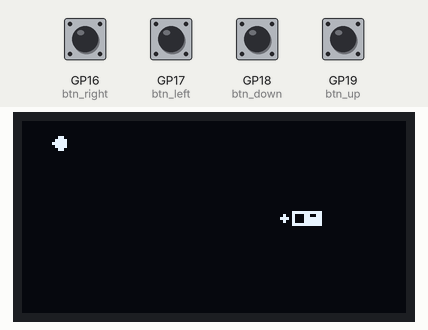
This program was run on a simulated Raspberry Pi Pico running MicroPython. On the bench: 128×64 one-colour display. The test bench sets the inputs (shaded band); at power-on: GP16 (btn_right), GP17 (btn_left), GP18 (btn_down), GP19 (btn_up) HIGH. Random numbers come from a fixed seed.

Above: at 1.2 s.
1.3 s: GP16 (btn_right) pulled LOW for 0.2 s
At 1.53 s:
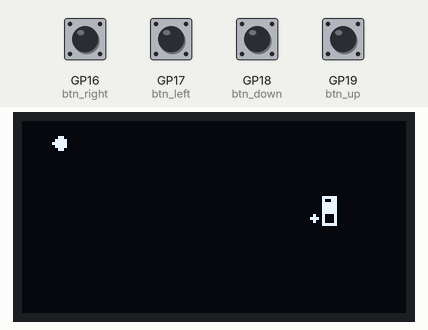
3.0 s: GP18 (btn_down) pulled LOW for 0.2 s
At 3.28 s:
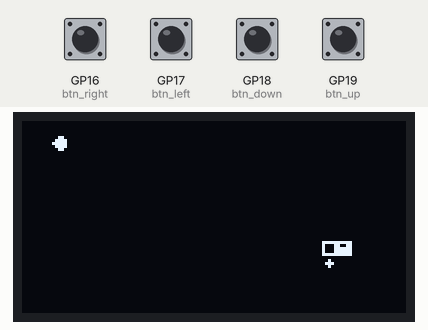
4.7 s: GP17 (btn_left) pulled LOW for 0.2 s
At 4.85 s:
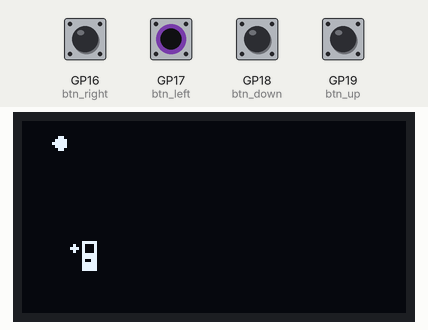
6.4 s: GP19 (btn_up) pulled LOW for 0.2 s
At 6.6 s:
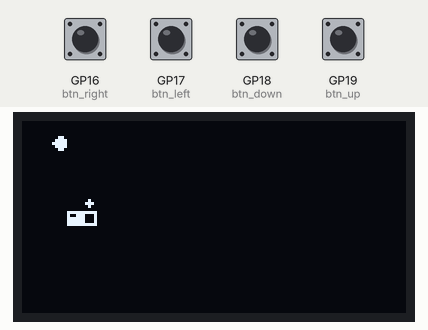
8.1 s: GP16 (btn_right) pulled LOW for 1 s
At 8.35 s:
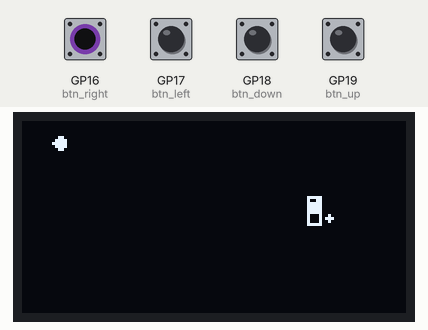
10.6 s: GP18 (btn_down) pulled LOW for 1 s
At 10.8 s:
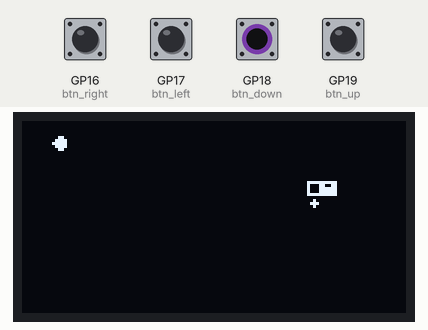

The program:

snake.py
```python
from machine import Pin, I2C, Timer
import ssd1306
import time
import urandom
import sys


# Initialize I2C and OLED
i2c = I2C(0, scl=Pin(21), sda=Pin(20))
oled = ssd1306.SSD1306_I2C(128, 64, i2c)

# Button setup
btn_left = Pin(17, Pin.IN, Pin.PULL_UP)
btn_right = Pin(16, Pin.IN, Pin.PULL_UP)
btn_up = Pin(19, Pin.IN, Pin.PULL_UP)
btn_down = Pin(18, Pin.IN, Pin.PULL_UP)

# Constants
WIDTH, HEIGHT = 128, 64
GRID_SIZE = 5
COLS = (WIDTH // GRID_SIZE)  # Now COLS = 31
ROWS = HEIGHT // GRID_SIZE
# --- Speed parameters -------------------------------------------------------
INITIAL_DELAY   = 0.15   # starting “tick” length  (seconds)
DELAY_STEP      = 0.005   # how much to shave off after every apple
MIN_DELAY       = 0.04   # don’t let it get faster than this
# ---------------------------------------------------------------------------
# Snake state
start_x = COLS // 2
start_y = ROWS // 2
snake = [(start_x, start_y), (start_x - 1, start_y), (start_x - 2, start_y)]
direction = (1, 0)  # initially moving right
food = (urandom.getrandbits(5) % COLS, urandom.getrandbits(5) % ROWS)
game_over = False

def draw_circle(x0, y0, r):
    for y in range(-r, r+1):
        for x in range(-r, r+1):
            if x*x + y*y <= r*r:
                oled.pixel(x0 + x, y0 + y, 1)
apple_bitmap = [
    "00110",
    "01111",
    "11111",
    "01111",
    "00110",
]

def draw_apple(x, y):
    # Convert grid coords to pixel coords with left offset
    px = x * GRID_SIZE
    py = y * GRID_SIZE

    for j, row in enumerate(apple_bitmap):
        for i, pixel in enumerate(row):
            if pixel == "1":
                # Bounds check just in case
                if 0 <= px + i < WIDTH and 0 <= py + j < HEIGHT:
                    oled.pixel(px + i, py + j, 1)
def draw_snake():
    for i, segment in enumerate(snake):
        x, y = segment
        px, py = x * GRID_SIZE, y * GRID_SIZE

        if i == 0:
            # Head with eyes
            oled.fill_rect(px, py, GRID_SIZE, GRID_SIZE, 1)
            oled.pixel(px + 1, py + 1, 0)  # Left eye
            oled.pixel(px + 2, py + 1, 0)  # Right eye
        elif i == len(snake) - 1:
            # Tail - round or dot
            draw_circle(px + GRID_SIZE // 2, py + GRID_SIZE // 2, GRID_SIZE // 2 - 1)
        else:
            # Body
            if i % 2 == 0:
                oled.fill_rect(px, py, GRID_SIZE, GRID_SIZE, 1)
            else:
                oled.rect(px, py, GRID_SIZE, GRID_SIZE, 1)

def wrap(pos):
    x, y = pos
    return (x % COLS, y % ROWS)

def update_snake():
    global food, game_over, step_delay
    head_x, head_y = snake[0]
    dx, dy = direction
    new_head = wrap((head_x + dx, head_y + dy))

    if new_head in snake:
        game_over = True
        return

    snake.insert(0, new_head)

    # ‑‑‑ Check for apple ‑‑‑
    if new_head == food:
        # place new apple at a free spot
        while True:
            food = (urandom.getrandbits(5) % COLS, urandom.getrandbits(5) % ROWS)
            if food not in snake:
                break

        # speed‑up
        step_delay = max(MIN_DELAY, step_delay - DELAY_STEP)
    else:
        snake.pop()

def check_buttons():
    global direction
    if not btn_right.value() and direction != (0, 1):
        direction = (0, -1)
    elif not btn_left.value() and direction != (0, -1):
        direction = (0, 1)
    elif not btn_down.value() and direction != (-1, 0):
        direction = (1, 0)
    elif not btn_up.value() and direction != (1, 0):
        direction = (-1, 0)
def draw():
    oled.fill(0)
    draw_snake()
    fx, fy = food
    draw_apple(fx, fy)
    oled.show()
def show_game_over(level):
    oled.fill(0)
    oled.text("GAME OVER", 30, 0)
    oled.text("Score: " + str(level), 30, 20)
    oled.text("LEFT to Restart", 5, 40)
    oled.text("UP to menu", 30, 50)
    oled.show()

    # Wait until down button is pressed
    while True:
        if not btn_left.value():
            restart_game()
            break

        if not btn_up.value():

            sys.exit()
            break

        time.sleep(0.1)


def restart_game():
    global snake, direction, food, game_over, step_delay

    start_x = COLS // 2
    start_y = ROWS // 2
    snake   = [(start_x, start_y), (start_x - 1, start_y), (start_x - 2, start_y)]
    direction = (1, 0)
    food      = (urandom.getrandbits(5) % COLS, urandom.getrandbits(5) % ROWS)
    game_over = False

    step_delay = INITIAL_DELAY        # <<< new line


# Main game loop (infinite restarts)
while True:
    restart_game()

    while not game_over:
        check_buttons()
        update_snake()
        draw()
        time.sleep(step_delay)

    show_game_over(len(snake) - 3)
```
